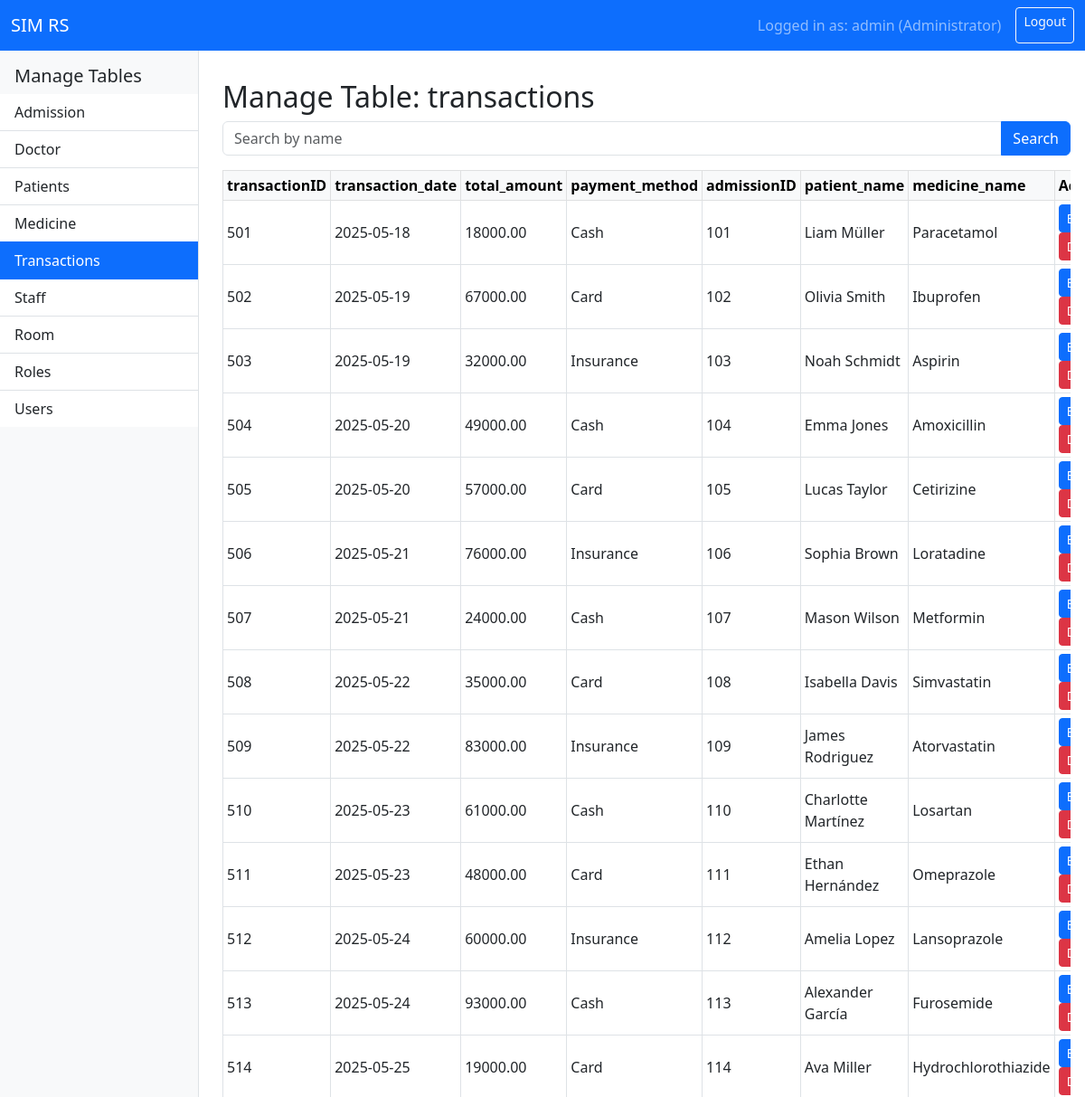
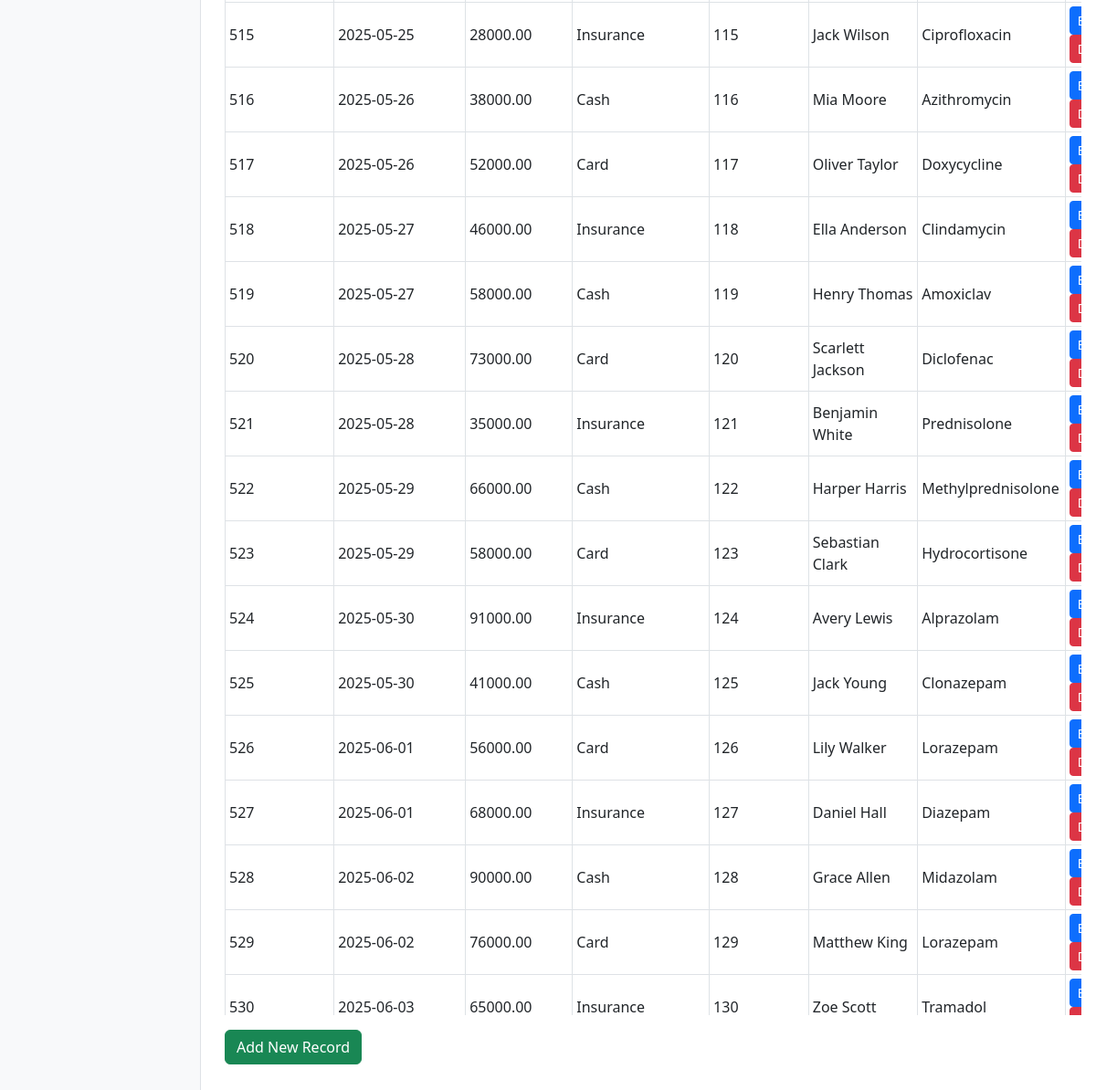
Page /admin.php?table=transactions (signed in) on the committed database (2 pictures, top to bottom).
### tables this page shows
CREATE TABLE `transactions` (
  `transactionID` int(11) NOT NULL,
  `admissionID` int(11) NOT NULL,
  `medicineID` int(11) NOT NULL,
  `transaction_date` date NOT NULL,
  `total_amount` decimal(10,2) NOT NULL,
  `payment_method` varchar(20) NOT NULL
);

CREATE TABLE `admission` (
  `admissionID` int(10) NOT NULL,
  `patientsID` int(10) NOT NULL,
  `doctorID` int(10) NOT NULL,
  `staffID` int(10) NOT NULL,
  `roomID` int(10) NOT NULL,
  `admission_date` date NOT NULL,
  `discharge_date` date DEFAULT NULL,
  `initial_diagnosis` varchar(40) DEFAULT NULL
);

CREATE TABLE `medicine` (
  `medicineID` int(11) NOT NULL,
  `medicine_name` varchar(50) NOT NULL,
  `medicine_stock` int(11) NOT NULL,
  `medicine_price` int(11) NOT NULL
);

### admin.php (the view, shortened to what this page needs)
<?php
require 'config.php';
$tables = ['admission', 'doctor', 'patients', 'medicine', 'transactions', 'staff', 'room', 'roles', 'users'];
$table = $_GET['table'] ?? 'admission';
$search = $_GET['search'] ?? '';
$searchParam = '%' . $search . '%';
try {
    if ($table === 'admission') {
        if ($search) {
            $sql = "SELECT a.admissionID, CONCAT(p.first_name, ' ', p.last_name) AS patient_name,
                    CONCAT(d.first_name, ' ', d.last_name) AS doctor_name,
                    CONCAT(s.staff_first_name, ' ', s.staff_last_name) AS staff_name,
                    r.room_name, a.admission_date, a.discharge_date, a.initial_diagnosis
                    FROM admission a
                    JOIN patients p ON a.patientsID = p.patientsID
                    JOIN doctor d ON a.doctorID = d.doctorID
                    JOIN staff s ON a.staffID = s.staffID
                    JOIN room r ON a.roomID = r.roomID
                    ORDER BY a.admission_date DESC
                    WHERE CONCAT(p.first_name, ' ', p.last_name) LIKE ? OR CONCAT(d.first_name, ' ', d.last_name) LIKE ? OR CONCAT(s.staff_first_name, ' ', s.staff_last_name) LIKE ?
                    LIMIT 100";
            $stmt = $pdo->prepare($sql);
            $stmt->execute([$searchParam, $searchParam, $searchParam]);
        } else {
            $sql = "SELECT a.admissionID, CONCAT(p.first_name, ' ', p.last_name) AS patient_name,
                    CONCAT(d.first_name, ' ', d.last_name) AS doctor_name,
                    CONCAT(s.staff_first_name, ' ', s.staff_last_name) AS staff_name,
                    r.room_name, a.admission_date, a.discharge_date, a.initial_diagnosis
                    FROM admission a
                    JOIN patients p ON a.patientsID = p.patientsID
                    JOIN doctor d ON a.doctorID = d.doctorID
                    JOIN staff s ON a.staffID = s.staffID
                    JOIN room r ON a.roomID = r.roomID
                    ORDER BY a.admission_date DESC
                    LIMIT 100";
            $stmt = $pdo->query($sql);
        }
    } elseif ($table === 'transactions') {
        if ($search) {
            $sql = "SELECT t.transactionID, t.transaction_date, t.total_amount, t.payment_method,
                    a.admissionID, CONCAT(p.first_name, ' ', p.last_name) AS patient_name,
                    m.medicine_name
                    FROM transactions t
                    JOIN admission a ON t.admissionID = a.admissionID
                    JOIN patients p ON a.patientsID = p.patientsID
                    JOIN medicine m ON t.medicineID = m.medicineID
                    WHERE CONCAT(p.first_name, ' ', p.last_name) LIKE ?
                    LIMIT 100";
            $stmt = $pdo->prepare($sql);
            $stmt->execute([$searchParam]);
        } else {
            $sql = "SELECT t.transactionID, t.transaction_date, t.total_amount, t.payment_method,
                    a.admissionID, CONCAT(p.first_name, ' ', p.last_name) AS patient_name,
                    m.medicine_name
                    FROM transactions t
                    JOIN admission a ON t.admissionID = a.admissionID
                    JOIN patients p ON a.patientsID = p.patientsID
                    JOIN medicine m ON t.medicineID = m.medicineID
                    LIMIT 100";
            $stmt = $pdo->query($sql);
        }
    } else {
        $stmt = $pdo->query("SELECT * FROM $table LIMIT 100");
    }
    $rows = $stmt->fetchAll(PDO::FETCH_ASSOC);
} catch (Exception $e) {
    $rows = [];
    $error = "Error fetching data: " . $e->getMessage();
}
$columns = [];
if (!empty($rows)) {
    $columns = array_keys($rows[0]);
} else {
    $stmt = $pdo->prepare("SELECT COLUMN_NAME FROM INFORMATION_SCHEMA.COLUMNS WHERE TABLE_SCHEMA = ? AND TABLE_NAME = ?");
    $stmt->execute([$pdo->query('select database()')->fetchColumn(), $table]);
    $columns = $stmt->fetchAll(PDO::FETCH_COLUMN);
}
?>
<!DOCTYPE html>
<html lang="en">
<head>
    <link href="https://cdn.jsdelivr.net/npm/bootstrap@5.3.0/dist/css/bootstrap.min.css" rel="stylesheet" />
</head>
<body>
<nav class="navbar navbar-expand-md navbar-dark bg-primary fixed-top">
    <div class="container-fluid">
        <a class="navbar-brand" href="dashboard.php">SIM RS</a>
        <div class="d-flex">
            <span class="navbar-text me-3">
                Logged in as: <?php echo htmlspecialchars($_SESSION['username']); ?> (Administrator)
            </span>
            <a href="logout.php" class="btn btn-outline-light btn-sm">Logout</a>
        </div>
    </div>
</nav>
<div class="sidebar">
    <h5 class="px-3">Manage Tables</h5>
    <div class="list-group list-group-flush">
        <?php foreach ($tables as $t): ?>
            <a href="?table=<?php echo $t; ?>" class="list-group-item list-group-item-action <?php echo $t === $table ? 'active' : ''; ?>">
                <?php echo ucfirst($t); ?>
            </a>
        <?php endforeach; ?>
    </div>
</div>
<div class="content">
    <h2>Manage Table: <?php echo htmlspecialchars($table); ?></h2>
    <form method="GET" class="mb-3">
        <div class="input-group">
            <input type="text" name="search" class="form-control" placeholder="Search by name" value="<?php echo htmlspecialchars($search); ?>" />
            <button class="btn btn-primary" type="submit">Search</button>
        </div>
    </form>
    <div class="table-responsive">
        <table class="table table-bordered table-hover table-sm align-middle">
            <thead class="table-light">
                <tr>
                    <?php foreach ($columns as $col): ?>
                        <th><?php echo htmlspecialchars($col); ?></th>
                    <?php endforeach; ?>
                    <th>Actions</th>
                </tr>
            </thead>
            <tbody>
                <?php foreach ($rows as $row): ?>
                    <tr>
                        <?php foreach ($columns as $col): ?>
                            <td><?php echo htmlspecialchars($row[$col]); ?></td>
                        <?php endforeach; ?>
                        <td>
                            <a href="edit.php?table=<?php echo urlencode($table); ?>&id=<?php echo urlencode($row[$columns[0]]); ?>" class="btn btn-sm btn-primary">Edit</a>
                            <a href="delete.php?table=<?php echo urlencode($table); ?>&id=<?php echo urlencode($row[$columns[0]]); ?>" class="btn btn-sm btn-danger" onclick="return confirm('Are you sure to delete this record?');">Delete</a>
                        </td>
                    </tr>
                <?php endforeach; ?>
            </tbody>
        </table>
    </div>
    <a href="create.php?table=<?php echo urlencode($table); ?>" class="btn btn-success mt-3">Add New Record</a>
</div>
</body>
</html>

### admin.php (style rules this page uses)
body { padding-top: 4.5rem; }
.sidebar { height: 100vh; position: fixed; top: 56px; left: 0; width: 220px; background-color: #f8f9fa; padding-top: 1rem; border-right: 1px solid #dee2e6; }
.content { margin-left: 230px; padding: 1rem; overflow-x: auto; }
.table-responsive { max-height: 70vh; overflow-x: auto; overflow-y: auto; }

### rows in the picture
transactions: transactionID "501", transaction_date "2025-05-18", total_amount "18000.00", payment_method "Cash", admissionID.admissionID "101", col "Liam Müller", medicineID.medicine_name "Paracetamol"
transactions: transactionID "502", transaction_date "2025-05-19", total_amount "67000.00", payment_method "Card", admissionID.admissionID "102", col "Olivia Smith", medicineID.medicine_name "Ibuprofen"
transactions: transactionID "503", transaction_date "2025-05-19", total_amount "32000.00", payment_method "Insurance", admissionID.admissionID "103", col "Noah Schmidt", medicineID.medicine_name "Aspirin"
transactions: transactionID "504", transaction_date "2025-05-20", total_amount "49000.00", payment_method "Cash", admissionID.admissionID "104", col "Emma Jones", medicineID.medicine_name "Amoxicillin"
transactions: transactionID "505", transaction_date "2025-05-20", total_amount "57000.00", payment_method "Card", admissionID.admissionID "105", col "Lucas Taylor", medicineID.medicine_name "Cetirizine"
transactions: transactionID "506", transaction_date "2025-05-21", total_amount "76000.00", payment_method "Insurance", admissionID.admissionID "106", col "Sophia Brown", medicineID.medicine_name "Loratadine"
transactions: transactionID "507", transaction_date "2025-05-21", total_amount "24000.00", payment_method "Cash", admissionID.admissionID "107", col "Mason Wilson", medicineID.medicine_name "Metformin"
transactions: transactionID "508", transaction_date "2025-05-22", total_amount "35000.00", payment_method "Card", admissionID.admissionID "108", col "Isabella Davis", medicineID.medicine_name "Simvastatin"
transactions: transactionID "509", transaction_date "2025-05-22", total_amount "83000.00", payment_method "Insurance", admissionID.admissionID "109", col "James Rodriguez", medicineID.medicine_name "Atorvastatin"
transactions: transactionID "510", transaction_date "2025-05-23", total_amount "61000.00", payment_method "Cash", admissionID.admissionID "110", col "Charlotte Martínez", medicineID.medicine_name "Losartan"
transactions: transactionID "511", transaction_date "2025-05-23", total_amount "48000.00", payment_method "Card", admissionID.admissionID "111", col "Ethan Hernández", medicineID.medicine_name "Omeprazole"
transactions: transactionID "512", transaction_date "2025-05-24", total_amount "60000.00", payment_method "Insurance", admissionID.admissionID "112", col "Amelia Lopez", medicineID.medicine_name "Lansoprazole"
transactions: transactionID "513", transaction_date "2025-05-24", total_amount "93000.00", payment_method "Cash", admissionID.admissionID "113", col "Alexander García", medicineID.medicine_name "Furosemide"
transactions: transactionID "514", transaction_date "2025-05-25", total_amount "19000.00", payment_method "Card", admissionID.admissionID "114", col "Ava Miller", medicineID.medicine_name "Hydrochlorothiazide"
transactions: transactionID "515", transaction_date "2025-05-25", total_amount "28000.00", payment_method "Insurance", admissionID.admissionID "115", col "Jack Wilson", medicineID.medicine_name "Ciprofloxacin"
transactions: transactionID "516", transaction_date "2025-05-26", total_amount "38000.00", payment_method "Cash", admissionID.admissionID "116", col "Mia Moore", medicineID.medicine_name "Azithromycin"
transactions: transactionID "517", transaction_date "2025-05-26", total_amount "52000.00", payment_method "Card", admissionID.admissionID "117", col "Oliver Taylor", medicineID.medicine_name "Doxycycline"
transactions: transactionID "518", transaction_date "2025-05-27", total_amount "46000.00", payment_method "Insurance", admissionID.admissionID "118", col "Ella Anderson", medicineID.medicine_name "Clindamycin"
transactions: transactionID "519", transaction_date "2025-05-27", total_amount "58000.00", payment_method "Cash", admissionID.admissionID "119", col "Henry Thomas", medicineID.medicine_name "Amoxiclav"
transactions: transactionID "520", transaction_date "2025-05-28", total_amount "73000.00", payment_method "Card", admissionID.admissionID "120", col "Scarlett Jackson", medicineID.medicine_name "Diclofenac"
transactions: transactionID "521", transaction_date "2025-05-28", total_amount "35000.00", payment_method "Insurance", admissionID.admissionID "121", col "Benjamin White", medicineID.medicine_name "Prednisolone"
transactions: transactionID "522", transaction_date "2025-05-29", total_amount "66000.00", payment_method "Cash", admissionID.admissionID "122", col "Harper Harris", medicineID.medicine_name "Methylprednisolone"
transactions: transactionID "523", transaction_date "2025-05-29", total_amount "58000.00", payment_method "Card", admissionID.admissionID "123", col "Sebastian Clark", medicineID.medicine_name "Hydrocortisone"
transactions: transactionID "524", transaction_date "2025-05-30", total_amount "91000.00", payment_method "Insurance", admissionID.admissionID "124", col "Avery Lewis", medicineID.medicine_name "Alprazolam"
transactions: transactionID "525", transaction_date "2025-05-30", total_amount "41000.00", payment_method "Cash", admissionID.admissionID "125", col "Jack Young", medicineID.medicine_name "Clonazepam"
transactions: transactionID "526", transaction_date "2025-06-01", total_amount "56000.00", payment_method "Card", admissionID.admissionID "126", col "Lily Walker", medicineID.medicine_name "Lorazepam"
transactions: transactionID "527", transaction_date "2025-06-01", total_amount "68000.00", payment_method "Insurance", admissionID.admissionID "127", col "Daniel Hall", medicineID.medicine_name "Diazepam"
transactions: transactionID "528", transaction_date "2025-06-02", total_amount "90000.00", payment_method "Cash", admissionID.admissionID "128", col "Grace Allen", medicineID.medicine_name "Midazolam"
transactions: transactionID "529", transaction_date "2025-06-02", total_amount "76000.00", payment_method "Card", admissionID.admissionID "129", col "Matthew King", medicineID.medicine_name "Lorazepam"
transactions: transactionID "530", transaction_date "2025-06-03", total_amount "65000.00", payment_method "Insurance", admissionID.admissionID "130", col "Zoe Scott", medicineID.medicine_name "Tramadol"

### other values in the picture
$_SESSION['username'] "admin"
$t "Admission"
$t "Doctor"
$t "Patients"
$t "Medicine"
$t "Transactions"
$t "Staff"
$t "Room"
$t "Roles"
$t "Users"
$table "transactions"
$col "transactionID"
$col "transaction_date"
$col "total_amount"
$col "payment_method"
